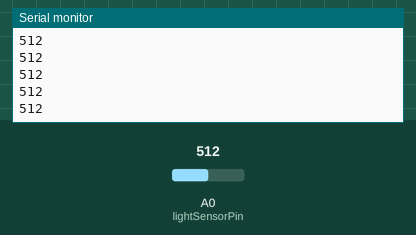
Recording of a sketch running on a simulated Arduino Uno, built with avr-gcc and run on an emulated ATmega328P. On the bench: the last lines printed to the serial monitor. The test bench sets the inputs (shaded band); at power-on: A0 (lightSensorPin) = 512.

Above: at 1.2 s.
1.3 s: A0 (lightSensorPin) set to 716
At 1.56 s:
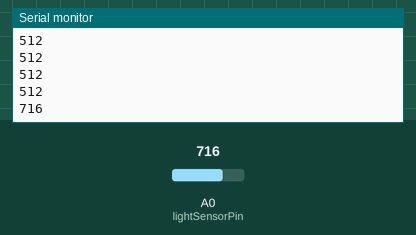
2.8 s: A0 (lightSensorPin) set to 900
At 2.96 s:
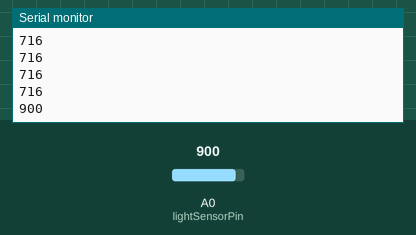
Timing chart, 0 to 5.8 s (numbered marks = the images above; inputs shaded):
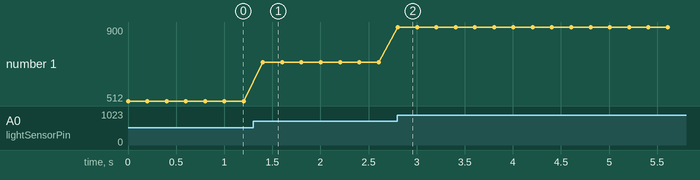

The sketch:

light.ino
```cpp
int lightSensorPin = A0;
int analogValue = 0;
void setup() {
  // put your setup code here, to run once:
  Serial.begin (9600);
}

void loop(){
  analogValue = analogRead(lightSensorPin);
  Serial.println(analogValue);
  delay(200);
}
```

Measured:
- after the input at 1.3 s, the serial monitor: prints a new line after 0.10 s (image 1)
- after the input at 2.8 s, the serial monitor: prints a new line at once (image 2)
- plotted number 1: 512 → 716 after the input at 1.3 s, 716 → 900 after the input at 2.8 s
